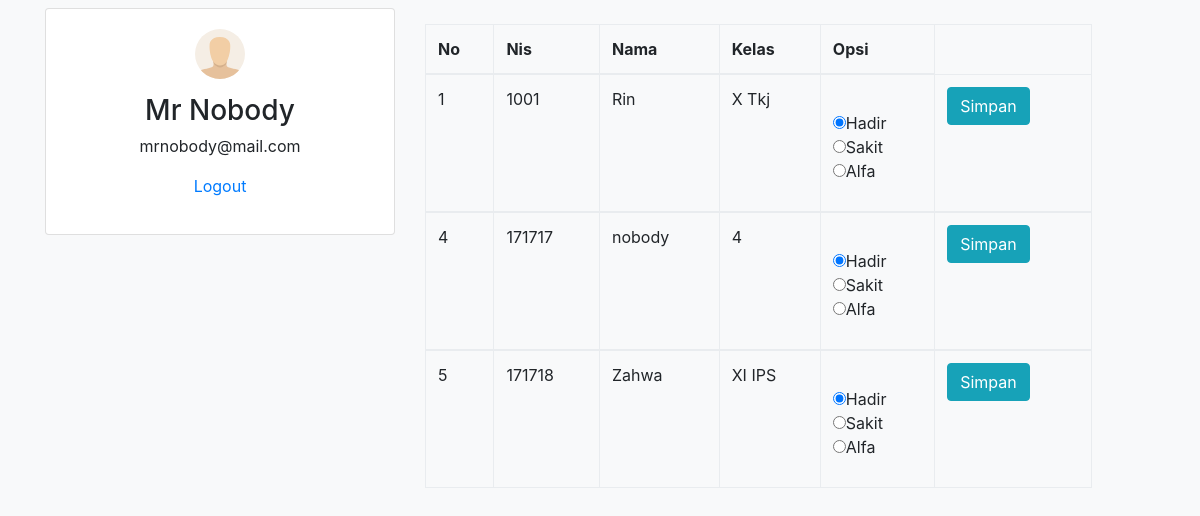
/timeline.php (signed in), run on the app's committed database.
### tables this page shows
CREATE TABLE `absen` (
  `id` int(10) NOT NULL,
  `nis` int(20) NOT NULL,
  `nama` varchar(255) NOT NULL,
  `kelas` varchar(10) NOT NULL,
  `opsi` enum('hadir','sakit','alfa','') NOT NULL
);

### timeline.php (the view, shortened to what this page needs)
<?php require_once("auth.php");
include "config.php";
?>
<!DOCTYPE html>
<html lang="en">
<head>
    <link rel="stylesheet" href="css/bootstrap.min.css" />
</head>
<body class="bg-light">
<div class="container mt-2">
    <div class="row">
        <div class="col-md-4">
            <div class="card">
                <div class="card-body text-center">
                    <img class="img img-responsive rounded-circle mb-3" width="50" src="img/<?php echo $_SESSION['user']['photo'] ?>" />
                    <h3><?php echo  $_SESSION["user"]["name"] ?></h3>
                    <p><?php echo $_SESSION["user"]["email"] ?></p>
                    <p><a href="logout.php">Logout</a></p>
                </div>
            </div>
        </div>
            <div class="card-body table-responsive p-0">
              <div class="col-lg-11 mb-5 mt-3">
                <table class="table table-bordered">
                  <thead>
                    <tr>
                      <th scope="col">No</th>
                      <th scope="col">Nis</th>
                      <th scope="col">Nama</th>
                      <th scope="col">Kelas</th>
                      <th scope="col">Opsi</th>
                    </tr>
                  </thead>
            <?php
            $query = "SELECT * FROM absen";
            $data = $db->prepare($query);
            $data->execute();
            while($tampil = $data->fetch(PDO::FETCH_LAZY)){
           ?>
            <tbody>
            <tr>
              <td><?php echo $tampil->id; ?></td>
              <td><?php echo $tampil->nis; ?></td>
              <td><?php echo $tampil->nama; ?></td>
              <td><?php echo $tampil->kelas; ?></td>
              <td>
              <div class="form-group">
                    <form action="simpan.php" method="post">
                    <input type="text" name="id" value="<?php echo $tampil->id; ?>" hidden><br/>
                    <table>
                     <input type="radio" name="absen" value="hadir" checked>Hadir<br/>
                     </table>
                     <table>
                     <input type="radio" name="absen" value="sakit">Sakit<br/>
                     </table>
                     <table>
                     <input type="radio" name="absen" value="alfa">Alfa<br/>
                     </table>
                     <td valign="top">
                     <input type="submit" class="btn btn-info" name="simpan"value="Simpan">
                    </td>
                    </form>
                </div>
                </td>
            </tr>
          </tbody>
        <?php } ?>
</body>
</html>

### data on the page
absen: id "1", nis "1001", nama "Rin", kelas "X Tkj"
absen: id "4", nis "171717", nama "nobody", kelas "4"
absen: id "5", nis "171718", nama "Zahwa", kelas "XI IPS"

### other printed values
$_SESSION["user"]["name"] "Mr Nobody"
$_SESSION["user"]["email"] "mrnobody@mail.com"
